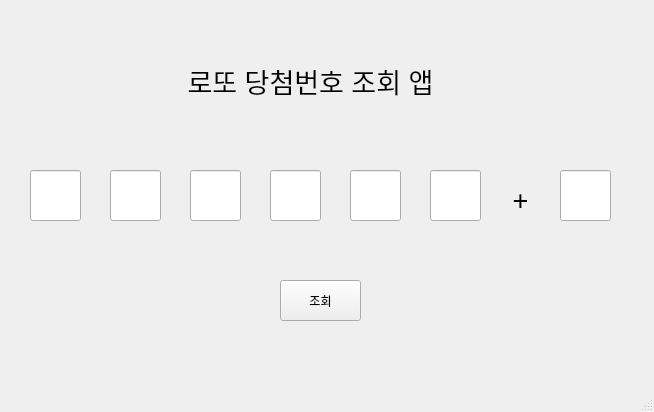
<?xml version="1.0" encoding="UTF-8"?>
<ui version="4.0">
 <class>MainWindow</class>
 <widget class="QMainWindow" name="MainWindow">
  <property name="geometry">
   <rect>
    <x>0</x>
    <y>0</y>
    <width>654</width>
    <height>412</height>
   </rect>
  </property>
  <property name="windowTitle">
   <string>MainWindow</string>
  </property>
  <widget class="QWidget" name="centralwidget">
   <widget class="QLabel" name="label">
    <property name="geometry">
     <rect>
      <x>120</x>
      <y>40</y>
      <width>381</width>
      <height>81</height>
     </rect>
    </property>
    <property name="font">
     <font>
      <pointsize>20</pointsize>
     </font>
    </property>
    <property name="text">
     <string>로또 당첨번호 조회 앱</string>
    </property>
    <property name="alignment">
     <set>Qt::AlignCenter</set>
    </property>
   </widget>
   <widget class="QLineEdit" name="lineEdit_1">
    <property name="geometry">
     <rect>
      <x>30</x>
      <y>170</y>
      <width>51</width>
      <height>51</height>
     </rect>
    </property>
    <property name="font">
     <font>
      <pointsize>20</pointsize>
     </font>
    </property>
    <property name="alignment">
     <set>Qt::AlignCenter</set>
    </property>
   </widget>
   <widget class="QLineEdit" name="lineEdit_2">
    <property name="geometry">
     <rect>
      <x>110</x>
      <y>170</y>
      <width>51</width>
      <height>51</height>
     </rect>
    </property>
    <property name="font">
     <font>
      <pointsize>20</pointsize>
     </font>
    </property>
    <property name="alignment">
     <set>Qt::AlignCenter</set>
    </property>
   </widget>
   <widget class="QLineEdit" name="lineEdit_3">
    <property name="geometry">
     <rect>
      <x>190</x>
      <y>170</y>
      <width>51</width>
      <height>51</height>
     </rect>
    </property>
    <property name="font">
     <font>
      <pointsize>20</pointsize>
     </font>
    </property>
    <property name="alignment">
     <set>Qt::AlignCenter</set>
    </property>
   </widget>
   <widget class="QLineEdit" name="lineEdit_4">
    <property name="geometry">
     <rect>
      <x>270</x>
      <y>170</y>
      <width>51</width>
      <height>51</height>
     </rect>
    </property>
    <property name="font">
     <font>
      <pointsize>20</pointsize>
     </font>
    </property>
    <property name="alignment">
     <set>Qt::AlignCenter</set>
    </property>
   </widget>
   <widget class="QLineEdit" name="lineEdit_5">
    <property name="geometry">
     <rect>
      <x>350</x>
      <y>170</y>
      <width>51</width>
      <height>51</height>
     </rect>
    </property>
    <property name="font">
     <font>
      <pointsize>20</pointsize>
     </font>
    </property>
    <property name="alignment">
     <set>Qt::AlignCenter</set>
    </property>
   </widget>
   <widget class="QLineEdit" name="lineEdit_6">
    <property name="geometry">
     <rect>
      <x>430</x>
      <y>170</y>
      <width>51</width>
      <height>51</height>
     </rect>
    </property>
    <property name="font">
     <font>
      <pointsize>20</pointsize>
     </font>
    </property>
    <property name="alignment">
     <set>Qt::AlignCenter</set>
    </property>
   </widget>
   <widget class="QLineEdit" name="lineEdit_7">
    <property name="geometry">
     <rect>
      <x>560</x>
      <y>170</y>
      <width>51</width>
      <height>51</height>
     </rect>
    </property>
    <property name="font">
     <font>
      <pointsize>20</pointsize>
     </font>
    </property>
    <property name="alignment">
     <set>Qt::AlignCenter</set>
    </property>
   </widget>
   <widget class="QLabel" name="label_2">
    <property name="geometry">
     <rect>
      <x>480</x>
      <y>160</y>
      <width>81</width>
      <height>81</height>
     </rect>
    </property>
    <property name="font">
     <font>
      <pointsize>20</pointsize>
     </font>
    </property>
    <property name="text">
     <string>+</string>
    </property>
    <property name="alignment">
     <set>Qt::AlignCenter</set>
    </property>
   </widget>
   <widget class="QPushButton" name="pushButton">
    <property name="geometry">
     <rect>
      <x>280</x>
      <y>280</y>
      <width>81</width>
      <height>41</height>
     </rect>
    </property>
    <property name="text">
     <string>조회</string>
    </property>
   </widget>
  </widget>
  <widget class="QMenuBar" name="menubar">
   <property name="geometry">
    <rect>
     <x>0</x>
     <y>0</y>
     <width>654</width>
     <height>26</height>
    </rect>
   </property>
  </widget>
  <widget class="QStatusBar" name="statusbar"/>
 </widget>
 <resources/>
 <connections/>
</ui>
